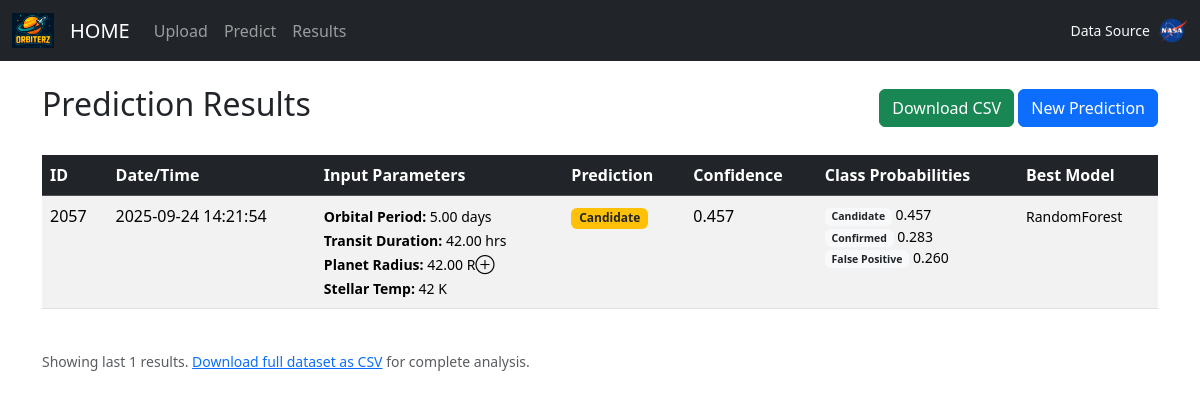
Before: /results/ with the older database file.
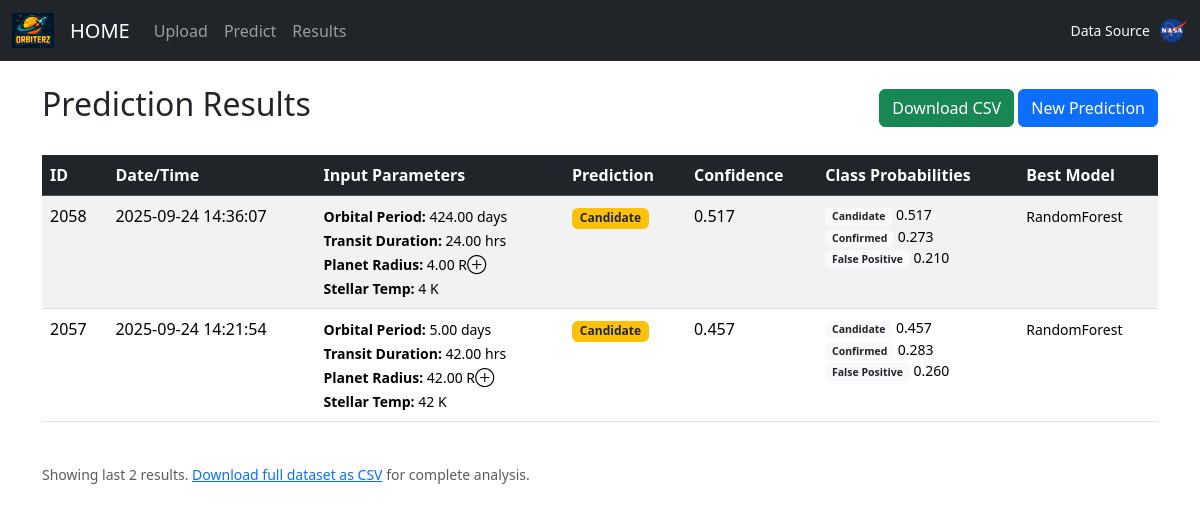
After: the same page with the newer database file.
### apps/core/models.py (models this page shows)
class Prediction(models.Model):
    input_data = models.JSONField()
    prediction = models.CharField(max_length=20)
    confidence = models.FloatField()
    probabilities = models.JSONField(blank=True, null=True)  # Store all class probabilities
    model_name = models.CharField(max_length=50, default='RandomForest')
    created_at = models.DateTimeField(auto_now_add=True)
    class Meta:
        ordering = ['-created_at']

### apps/core/views.py (the view)
# urls.py: path('results/', views.results, name='results'),
def results(request):
    predictions = Prediction.objects.all()[:100]  # Limit to last 100 results
    return render(request, 'core/results.html', {'predictions': predictions})

### apps/core/templates/core/results.html (shortened to what this page needs)
{% extends 'base.html' %}
{% block content %}
<div class="d-flex justify-content-between align-items-center mb-4">
  <h2>Prediction Results</h2>
  <div>
    <a href="/download-csv/" class="btn btn-success">
       Download CSV
    </a>
    <a href="/predict/" class="btn btn-primary">New Prediction</a>
  </div>
</div>
{% if predictions %}
<div class="table-responsive">
  <table class="table table-striped table-hover">
    <thead class="table-dark">
      <tr>
        <th>ID</th>
        <th>Date/Time</th>
        <th>Input Parameters</th>
        <th>Prediction</th>
        <th>Confidence</th>
        <th>Class Probabilities</th>
        <th>Best Model</th>
      </tr>
    </thead>
    <tbody>
      {% for pred in predictions %}
      <tr>
        <td>{{ pred.id }}</td>
        <td>{{ pred.created_at|date:"Y-m-d H:i:s" }}</td>
        <td>
          <small>
            <strong>Orbital Period:</strong> {{ pred.input_data.orbital_period|floatformat:2 }} days<br>
            <strong>Transit Duration:</strong> {{ pred.input_data.transit_duration|floatformat:2 }} hrs<br>
            <strong>Planet Radius:</strong> {{ pred.input_data.planet_radius|floatformat:2 }} R⊕<br>
            <strong>Stellar Temp:</strong> {{ pred.input_data.stellar_temp|floatformat:0 }} K
          </small>
        </td>
        <td>
          <span class="badge {% if pred.prediction == 'Confirmed' %}bg-success{% elif pred.prediction == 'Candidate' %}bg-warning text-dark{% else %}bg-danger{% endif %}">
            {{ pred.prediction }}
          </span>
        </td>
        <td>{{ pred.confidence|floatformat:3 }}</td>
        <td>
          {% if pred.probabilities %}
          <small>
            {% for class_name, prob in pred.probabilities.items %}
            <div>
              <span class="badge bg-light text-dark">{{ class_name }}</span>
              {{ prob|floatformat:3 }}
            </div>
            {% endfor %}
          </small>
          {% else %}
          <em>N/A</em>
          {% endif %}
        </td>
        <td><small>{{ pred.model_name }}</small></td>
      </tr>
      {% endfor %}
    </tbody>
  </table>
</div>
<div class="mt-4">
  <p class="text-muted">
    <small>Showing last {{ predictions|length }} results.
    <a href="/download-csv/">Download full dataset as CSV</a> for complete analysis.
    </small>
  </p>
</div>
{% else %}
<div class="alert alert-info">
  <h4>No predictions yet</h4>
  <p>Start by making your first prediction!</p>
  <a href="/predict/" class="btn btn-primary">Make a Prediction</a>
</div>
{% endif %}
{% endblock %}

### templates/base.html (shortened to what this page needs)
<!doctype html>
<html lang="en">
  <head>
    <link href="https://cdn.jsdelivr.net/npm/bootstrap@5.3.2/dist/css/bootstrap.min.css" rel="stylesheet">
  </head>
  <body>
    <nav class="navbar navbar-expand-lg navbar-dark bg-dark">
      <div class="container-fluid">
        <a class="navbar-brand d-flex align-items-center" href="/">
          <img src="/static/images/Orbiterz.2e16d0ba.fill-300x250.png" alt="Orbiterz" height="35" class="logo-hover me-3" style="filter: brightness(1.2);">
          <span>HOME</span>
        </a>
        <div class="collapse navbar-collapse">
          <ul class="navbar-nav me-auto mb-2 mb-lg-0">
            <li class="nav-item"><a class="nav-link" href="/upload/">Upload</a></li>
            <li class="nav-item"><a class="nav-link" href="/predict/">Predict</a></li>
            <li class="nav-item"><a class="nav-link" href="/results/">Results</a></li>
          </ul>
          <div class="d-flex align-items-center">
            <span class="text-light me-2 small">Data Source</span>
            <img src="/static/images/NASA_logo.width-580.png" alt="NASA" height="25" class="logo-hover">
          </div>
        </div>
      </div>
    </nav>
    <div class="container py-4">
        {% block content %}{% endblock %}
    </div>
  </body>
</html>

### templates/base.html (style rules this page uses)
.navbar-brand img { transition: transform 0.3s ease; }
.logo-hover { transition: transform 0.3s ease; filter: brightness(1); }

Changed rows visible on the page:
added Prediction: id "2058", created_at "2025-09-24 14:36:07", input_data.orbital_period "424.00", input_data.transit_duration "24.00", input_data.planet_radius "4.00", input_data.stellar_temp "4", prediction "Candidate", confidence "0.517", probabilities "Candidate" "Confirmed" "False Positive", probabilities "0.517" "0.273" "0.210", model_name "RandomForest"
Other visible differences:
{{ predictions|length }}: "1" → "2"
